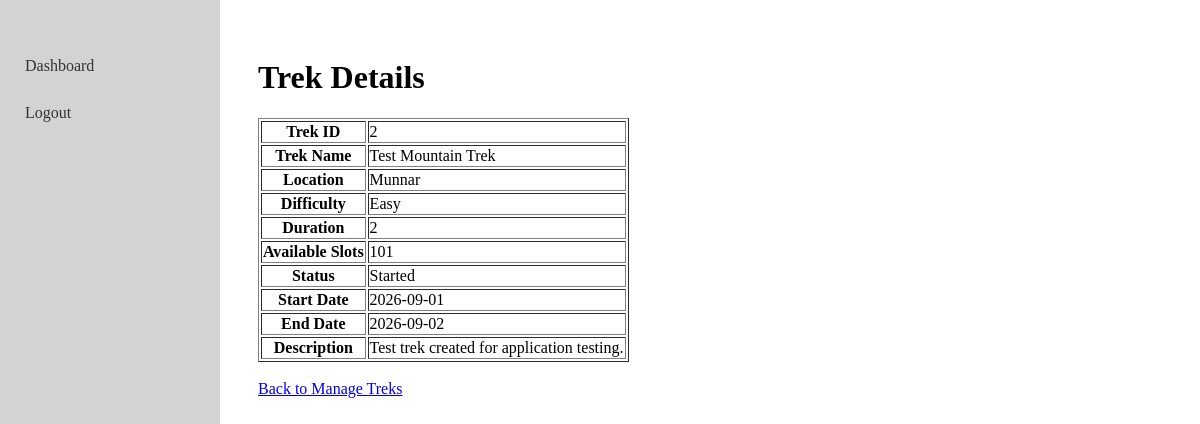
Screenshot of /trek/2 (signed in) with the database file from the repository.
### tables this page shows
CREATE TABLE Trek (
        trek_id INTEGER PRIMARY KEY AUTOINCREMENT,
        trek_name TEXT NOT NULL,
        location TEXT NOT NULL,
        difficulty TEXT,
        duration INTEGER,
        available_slots INTEGER NOT NULL CHECK (available_slots >= 0),
        staff_id INTEGER,
        status TEXT NOT NULL DEFAULT 'Open',
        start_date TEXT,
        end_date TEXT,
        description TEXT,
        FOREIGN KEY (staff_id) REFERENCES StaffProfile(staff_id)
    );

### app.py (the view)
@app.route('/trek/<int:trek_id>')
def trek_details(trek_id):
    if not is_logged_in():
     return redirect('/login')
    db = get_db()
    trek = db.execute(
        'SELECT * FROM Trek WHERE trek_id = ?',
        (trek_id,)
    ).fetchone()
    if trek is None:
        return "Trek not found"
    return render_template(
        'trek_details.html',
        trek=trek
    )

### app.py (called while the page is built)
def get_db():
    db = getattr(g, '_database', None)
    if db is None:
        db = g._database = sqlite3.connect(DATABASE)
        db.row_factory = sqlite3.Row
    return db

@app.teardown_appcontext
def close_connection(exception):
    db = getattr(g, '_database', None)
    if db is not None:
        db.close()

def is_logged_in():
    return 'user_id' in session

### templates/trek_details.html (shortened to what this page needs)
{% extends "base.html" %}
{% block content %}
<h1>Trek Details</h1>
<table border="1">
    <tr>
        <th>Trek ID</th>
        <td>{{ trek['trek_id'] }}</td>
    </tr>
    <tr>
        <th>Trek Name</th>
        <td>{{ trek['trek_name'] }}</td>
    </tr>
    <tr>
        <th>Location</th>
        <td>{{ trek['location'] }}</td>
    </tr>
    <tr>
        <th>Difficulty</th>
        <td>{{ trek['difficulty'] }}</td>
    </tr>
    <tr>
        <th>Duration</th>
        <td>{{ trek['duration'] }}</td>
    </tr>
    <tr>
        <th>Available Slots</th>
        <td>{{ trek['available_slots'] }}</td>
    </tr>
    <tr>
        <th>Status</th>
        <td>{{ trek['status'] }}</td>
    </tr>
    <tr>
        <th>Start Date</th>
        <td>{{ trek['start_date'] }}</td>
    </tr>
    <tr>
        <th>End Date</th>
        <td>{{ trek['end_date'] }}</td>
    </tr>
    <tr>
        <th>Description</th>
        <td>{{ trek['description'] }}</td>
    </tr>
</table>
<br>
<a href="/treks">
    Back to Manage Treks
</a>
{% endblock %}

### rows the page displays
Trek: trek_id "2", trek_name "Test Mountain Trek", location "Munnar", difficulty "Easy", duration "2", available_slots "101", status "Started", start_date "2026-09-01", end_date "2026-09-02", description "Test trek created for application testing."
